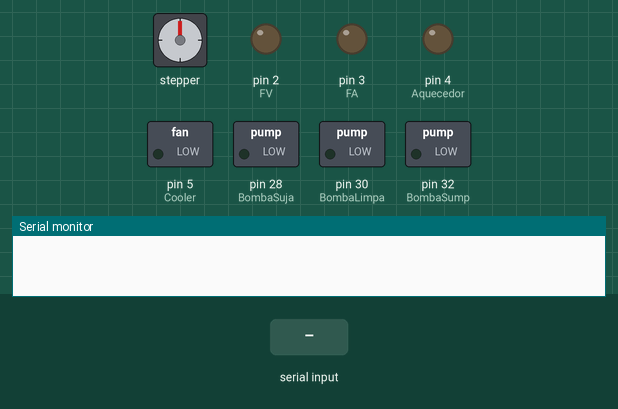
The sketch below on a simulated Arduino Mega 2560, built with avr-gcc and run on an emulated ATmega2560. Shown: stepper motor, switched loads named in the sketch (green lamp = pin HIGH), output pins drawn as LEDs (lit = HIGH), the last lines printed to the serial monitor. The test bench sets the inputs (shaded band). Stepper angles assume 2050 steps per turn.

Above: at 1.2 s.
1.3 s: "LC\n" received over the second serial link
2.8 s: "LA\n" received over the second serial link
At 3.1 s:
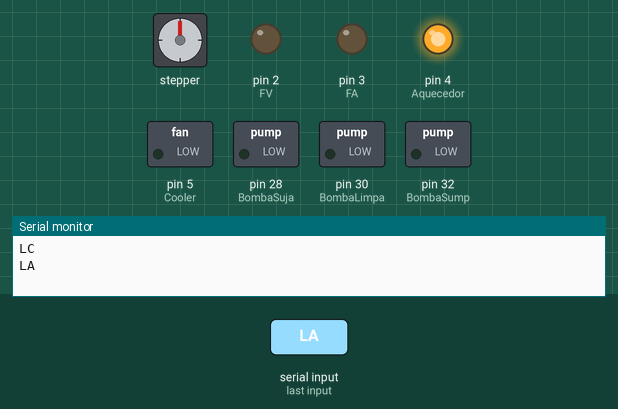
4.3 s: "IA\n" received over the second serial link
At 4.81 s:
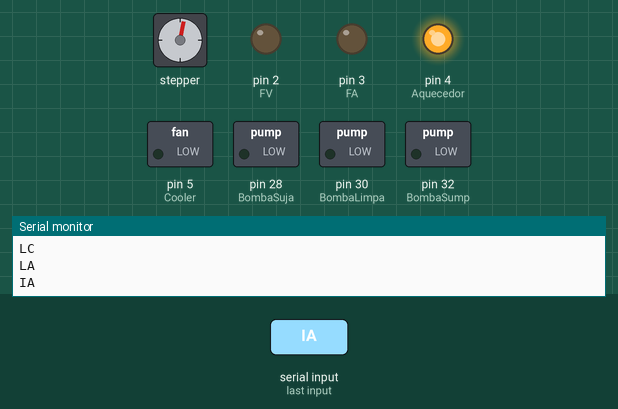
At 5.35 s:
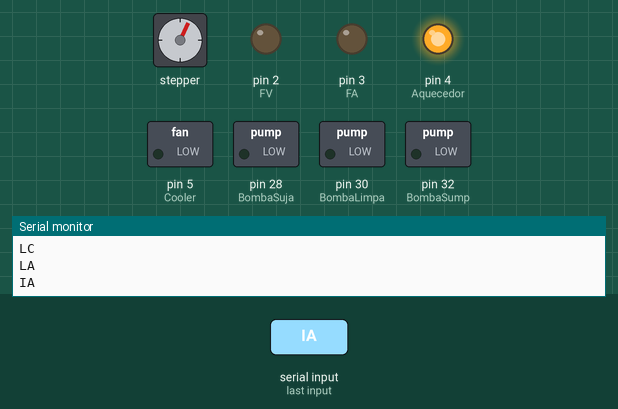
Timing chart, 0 to 24.2 s (numbered marks = the images above; inputs shaded):
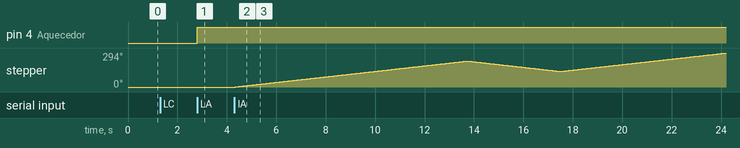

Measured:
- after the input at 2.8 s, pin 4 (Aquecedor): LOW → HIGH at once
- after the input at 4.3 s, stepper: turns 224° clockwise in 9.4 s, then 89° counter-clockwise in 3.7 s, then 159° clockwise in 6.6 s

The sketch:

Arduino_TCC_millis.ino
```cpp
#include <Stepper.h>

unsigned long millisIluminacao = millis();
const unsigned long IntervaloV = 10;
unsigned long tempV= 0;
const unsigned long IntervaloA= 10;
unsigned long tempA= 0;
String msg;
int Aquecedor = 4; //Mudar para relé do aquecedor
int Cooler = 5; //Mudar para relé do cooler
int FV = 2; //Fita de led vermelho
int FA = 3; //Fita de led azul
int SensorSump = 22; //Sensor acima do de seguranca
int SensorSeguranca = 24;  //Sensor mais de baixo do SUMP
int SensorReservatorio = 26; //Sensor do tanque de agua limpa
int BombaSuja = 28; //Bomba que sai do sump para tanque, utiliza so na TPA
int BombaLimpa = 30; //Bomba que sai do tanque para sump, utiliza so na TPA
int BombaSump = 32; //Bomba NF, so abre o rele no durante a TPA
const int stepsPerRevolution = 2050; //Passos em 360
const int stepsPerRevolution2 = 1281; //Passos em 225
const int stepsPerRevolution3 = 1025; //Passos em 180
const int stepsPerRevolution4 = 512; //Passos em 90
const int stepsPerRevolution5 = 256; //Passos em 45
Stepper myStepper(stepsPerRevolution, 6, 8, 7, 9);

void setup() {
Serial.begin(115200);
Serial3.begin(115200);
myStepper.setSpeed(4); //Numero de rotações por minuto, SE TIVER LENTO VOCE AUMENTA ATE 60
pinMode(Aquecedor, OUTPUT);
pinMode(Cooler, OUTPUT);
pinMode(FV, OUTPUT);
pinMode(FA, OUTPUT);
pinMode(SensorSump, OUTPUT);
pinMode(SensorSeguranca, OUTPUT);
pinMode(SensorReservatorio, OUTPUT);
pinMode(BombaSuja, OUTPUT);
pinMode(BombaLimpa, OUTPUT);
pinMode(BombaSump, OUTPUT);
}

void loop() {

if (Serial3.available()) {  //Aguarde dados vindos do ESP8266.
char data = Serial3.read();  //Leitura de um byte.
Serial.print(data);  //Imprima o mesmo dado pela porta usb.
msg += data;  //Acrescente o caractere recebido a string de mensagem.
if (data == 13) {  //Limpa a string ao receber caractere CR(Carriage return).
msg = "";
}
Iluminacao();

if (msg.indexOf("LC") > 0) { //Receber ordem do ESP8266
digitalWrite(Cooler, HIGH);
digitalWrite(Aquecedor, LOW);
}
else if (msg.indexOf("LA") > 0) { //Receber ordem do ESP8266
digitalWrite(Aquecedor, HIGH);
digitalWrite(Cooler, LOW);
}
else if(msg.indexOf("LN") > 0) { //Receber ordem do ESP8266
digitalWrite(Aquecedor, LOW);
digitalWrite(Cooler, LOW);
}

if (msg.indexOf("IA") > 0) { //Receber ordem do ESP8266
myStepper.step(stepsPerRevolution3);
myStepper.step(stepsPerRevolution5);
myStepper.step(-stepsPerRevolution4);
myStepper.step(stepsPerRevolution2);
}

if (msg.indexOf("ITPA") > 0) { //Receber ordem do ESP8266
if(digitalRead(SensorSeguranca) == HIGH){ //Se for high, executa todo o processo

if(digitalRead(SensorSump) == HIGH && digitalRead(SensorReservatorio) == HIGH){
digitalWrite(BombaSump, HIGH);
digitalWrite(BombaSuja, HIGH);
}
else if(digitalRead(SensorSump) == LOW && digitalRead(SensorReservatorio) == HIGH){
digitalWrite(BombaLimpa, HIGH);
digitalWrite(BombaSuja, LOW);
}
else if(digitalRead(SensorSeguranca) == HIGH && digitalRead(SensorReservatorio) == LOW){
digitalWrite(BombaSump, LOW);
digitalWrite(BombaLimpa, LOW);
}
}
else if(digitalRead(SensorSeguranca) == LOW){ //Se for low, para tudo!(com a intenção de não queimar as bombas)
digitalWrite(BombaSuja, LOW);
digitalWrite(BombaLimpa, LOW);
digitalWrite(BombaSump, LOW);
}}}}


void Iluminacao(){

if (msg.indexOf("IL") > 0) { //Receber ordem do ESP8266
int x = 1;
millisIluminacao = tempV;
if (millisIluminacao- tempV >= IntervaloV)
{
for (int i = 0; i > -1; i = i + x) {
analogWrite(FV, i);
if (i == 255) { //led no maximo
x = -1; }
millisIluminacao = tempV;} //ALTERAR ESSES VALORES
}
int y = 1;
millisIluminacao = tempA;
if (millisIluminacao - tempA >= IntervaloA)
{
for (int i = 0; i > -1; i = i + y) {
analogWrite(FA, i);
if (i == 255) {
y = -1;
}
} //ALTERAR ESSES VALORES
millisIluminacao = tempA;}
 }
}
```
